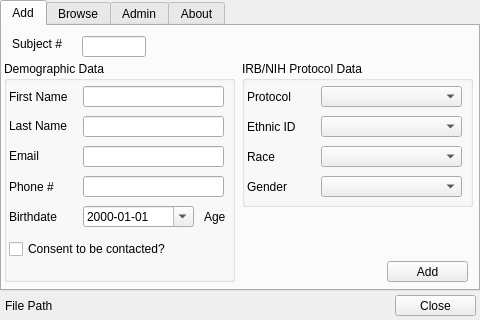
<?xml version="1.0" encoding="UTF-8"?>
<ui version="4.0">
 <class>Form</class>
 <widget class="QWidget" name="Form">
  <property name="geometry">
   <rect>
    <x>0</x>
    <y>0</y>
    <width>480</width>
    <height>320</height>
   </rect>
  </property>
  <property name="sizePolicy">
   <sizepolicy hsizetype="Preferred" vsizetype="Preferred">
    <horstretch>0</horstretch>
    <verstretch>0</verstretch>
   </sizepolicy>
  </property>
  <property name="windowTitle">
   <string>Form</string>
  </property>
  <widget class="QTabWidget" name="tabWidget">
   <property name="geometry">
    <rect>
     <x>0</x>
     <y>0</y>
     <width>480</width>
     <height>291</height>
    </rect>
   </property>
   <property name="currentIndex">
    <number>0</number>
   </property>
   <widget class="QWidget" name="tab">
    <attribute name="title">
     <string>Add</string>
    </attribute>
    <widget class="QLabel" name="label_6">
     <property name="geometry">
      <rect>
       <x>10</x>
       <y>10</y>
       <width>71</width>
       <height>16</height>
      </rect>
     </property>
     <property name="text">
      <string>Subject #</string>
     </property>
    </widget>
    <widget class="QLineEdit" name="add_subject_lineEdit">
     <property name="geometry">
      <rect>
       <x>80</x>
       <y>10</y>
       <width>64</width>
       <height>21</height>
      </rect>
     </property>
     <property name="readOnly">
      <bool>false</bool>
     </property>
    </widget>
    <widget class="QPushButton" name="add_pushButton">
     <property name="geometry">
      <rect>
       <x>385</x>
       <y>235</y>
       <width>81</width>
       <height>21</height>
      </rect>
     </property>
     <property name="text">
      <string>Add</string>
     </property>
    </widget>
    <widget class="QGroupBox" name="groupBox_6">
     <property name="geometry">
      <rect>
       <x>2</x>
       <y>35</y>
       <width>231</width>
       <height>221</height>
      </rect>
     </property>
     <property name="title">
      <string>Demographic Data</string>
     </property>
     <widget class="QLabel" name="label_3">
      <property name="geometry">
       <rect>
        <x>5</x>
        <y>87</y>
        <width>71</width>
        <height>16</height>
       </rect>
      </property>
      <property name="text">
       <string>Email</string>
      </property>
     </widget>
     <widget class="QDateEdit" name="add_birthdate_dateEdit">
      <property name="geometry">
       <rect>
        <x>79</x>
        <y>145</y>
        <width>111</width>
        <height>21</height>
       </rect>
      </property>
      <property name="displayFormat">
       <string>yyyy-MM-dd</string>
      </property>
      <property name="calendarPopup">
       <bool>true</bool>
      </property>
     </widget>
     <widget class="QLabel" name="label_4">
      <property name="geometry">
       <rect>
        <x>5</x>
        <y>118</y>
        <width>71</width>
        <height>16</height>
       </rect>
      </property>
      <property name="text">
       <string>Phone #</string>
      </property>
     </widget>
     <widget class="QLineEdit" name="add_lname_lineEdit">
      <property name="geometry">
       <rect>
        <x>79</x>
        <y>55</y>
        <width>141</width>
        <height>21</height>
       </rect>
      </property>
     </widget>
     <widget class="QLabel" name="label_5">
      <property name="geometry">
       <rect>
        <x>5</x>
        <y>148</y>
        <width>71</width>
        <height>16</height>
       </rect>
      </property>
      <property name="text">
       <string>Birthdate</string>
      </property>
     </widget>
     <widget class="QLabel" name="label_2">
      <property name="geometry">
       <rect>
        <x>5</x>
        <y>57</y>
        <width>71</width>
        <height>16</height>
       </rect>
      </property>
      <property name="text">
       <string>Last Name</string>
      </property>
     </widget>
     <widget class="QLineEdit" name="add_email_lineEdit">
      <property name="geometry">
       <rect>
        <x>79</x>
        <y>85</y>
        <width>141</width>
        <height>21</height>
       </rect>
      </property>
     </widget>
     <widget class="QLineEdit" name="add_phone_lineEdit">
      <property name="geometry">
       <rect>
        <x>79</x>
        <y>115</y>
        <width>141</width>
        <height>21</height>
       </rect>
      </property>
     </widget>
     <widget class="QLabel" name="label">
      <property name="geometry">
       <rect>
        <x>5</x>
        <y>25</y>
        <width>71</width>
        <height>21</height>
       </rect>
      </property>
      <property name="text">
       <string>First Name</string>
      </property>
     </widget>
     <widget class="QLineEdit" name="add_fname_lineEdit">
      <property name="geometry">
       <rect>
        <x>79</x>
        <y>25</y>
        <width>141</width>
        <height>21</height>
       </rect>
      </property>
     </widget>
     <widget class="QCheckBox" name="add_contact_checkBox">
      <property name="geometry">
       <rect>
        <x>5</x>
        <y>175</y>
        <width>196</width>
        <height>26</height>
       </rect>
      </property>
      <property name="text">
       <string>Consent to be contacted?</string>
      </property>
     </widget>
     <widget class="QLabel" name="add_age_label">
      <property name="geometry">
       <rect>
        <x>200</x>
        <y>148</y>
        <width>51</width>
        <height>16</height>
       </rect>
      </property>
      <property name="text">
       <string>Age</string>
      </property>
     </widget>
    </widget>
    <widget class="QGroupBox" name="groupBox_7">
     <property name="geometry">
      <rect>
       <x>240</x>
       <y>35</y>
       <width>231</width>
       <height>146</height>
      </rect>
     </property>
     <property name="title">
      <string>IRB/NIH Protocol Data</string>
     </property>
     <widget class="QComboBox" name="add_protocol_comboBox">
      <property name="geometry">
       <rect>
        <x>79</x>
        <y>25</y>
        <width>141</width>
        <height>21</height>
       </rect>
      </property>
     </widget>
     <widget class="QLabel" name="label_7">
      <property name="geometry">
       <rect>
        <x>5</x>
        <y>58</y>
        <width>71</width>
        <height>16</height>
       </rect>
      </property>
      <property name="text">
       <string>Ethnic ID</string>
      </property>
     </widget>
     <widget class="QComboBox" name="add_gender_comboBox">
      <property name="geometry">
       <rect>
        <x>79</x>
        <y>115</y>
        <width>141</width>
        <height>21</height>
       </rect>
      </property>
     </widget>
     <widget class="QComboBox" name="add_ethnic_id_comboBox">
      <property name="geometry">
       <rect>
        <x>79</x>
        <y>55</y>
        <width>141</width>
        <height>21</height>
       </rect>
      </property>
     </widget>
     <widget class="QLabel" name="label_8">
      <property name="geometry">
       <rect>
        <x>5</x>
        <y>88</y>
        <width>71</width>
        <height>16</height>
       </rect>
      </property>
      <property name="text">
       <string>Race</string>
      </property>
     </widget>
     <widget class="QComboBox" name="add_race_comboBox">
      <property name="geometry">
       <rect>
        <x>79</x>
        <y>85</y>
        <width>141</width>
        <height>21</height>
       </rect>
      </property>
     </widget>
     <widget class="QLabel" name="label_9">
      <property name="geometry">
       <rect>
        <x>5</x>
        <y>118</y>
        <width>71</width>
        <height>16</height>
       </rect>
      </property>
      <property name="text">
       <string>Gender</string>
      </property>
     </widget>
     <widget class="QLabel" name="label_12">
      <property name="geometry">
       <rect>
        <x>5</x>
        <y>28</y>
        <width>71</width>
        <height>16</height>
       </rect>
      </property>
      <property name="text">
       <string>Protocol</string>
      </property>
     </widget>
    </widget>
   </widget>
   <widget class="QWidget" name="tab_2">
    <attribute name="title">
     <string>Browse</string>
    </attribute>
    <widget class="QComboBox" name="edit_subject_list_comboBox">
     <property name="geometry">
      <rect>
       <x>225</x>
       <y>10</y>
       <width>201</width>
       <height>21</height>
      </rect>
     </property>
    </widget>
    <widget class="QLineEdit" name="edit_search_lineEdit">
     <property name="geometry">
      <rect>
       <x>25</x>
       <y>10</y>
       <width>171</width>
       <height>21</height>
      </rect>
     </property>
     <property name="toolTip">
      <string/>
     </property>
    </widget>
    <widget class="QLabel" name="edit_find_label">
     <property name="geometry">
      <rect>
       <x>5</x>
       <y>10</y>
       <width>21</width>
       <height>21</height>
      </rect>
     </property>
     <property name="text">
      <string>Search:</string>
     </property>
    </widget>
    <widget class="QLabel" name="edit_subjects_label">
     <property name="geometry">
      <rect>
       <x>205</x>
       <y>10</y>
       <width>21</width>
       <height>21</height>
      </rect>
     </property>
     <property name="text">
      <string>Subject:</string>
     </property>
    </widget>
    <widget class="QGroupBox" name="groupBox">
     <property name="geometry">
      <rect>
       <x>0</x>
       <y>35</y>
       <width>181</width>
       <height>226</height>
      </rect>
     </property>
     <property name="title">
      <string>Demographic Data</string>
     </property>
     <property name="checkable">
      <bool>false</bool>
     </property>
     <widget class="QLabel" name="edit_email_label">
      <property name="geometry">
       <rect>
        <x>5</x>
        <y>40</y>
        <width>171</width>
        <height>16</height>
       </rect>
      </property>
      <property name="text">
       <string>Email</string>
      </property>
     </widget>
     <widget class="QLabel" name="edit_phone_label">
      <property name="geometry">
       <rect>
        <x>5</x>
        <y>60</y>
        <width>171</width>
        <height>16</height>
       </rect>
      </property>
      <property name="text">
       <string>Phone</string>
      </property>
     </widget>
     <widget class="QLabel" name="edit_name_label">
      <property name="geometry">
       <rect>
        <x>5</x>
        <y>20</y>
        <width>171</width>
        <height>16</height>
       </rect>
      </property>
      <property name="text">
       <string>Name</string>
      </property>
     </widget>
     <widget class="QCheckBox" name="edit_contact_checkBox">
      <property name="geometry">
       <rect>
        <x>80</x>
        <y>95</y>
        <width>76</width>
        <height>20</height>
       </rect>
      </property>
      <property name="text">
       <string>Contact?</string>
      </property>
     </widget>
     <widget class="QLabel" name="edit_dob_label">
      <property name="geometry">
       <rect>
        <x>5</x>
        <y>80</y>
        <width>96</width>
        <height>16</height>
       </rect>
      </property>
      <property name="text">
       <string>DOB</string>
      </property>
     </widget>
     <widget class="QPlainTextEdit" name="edit_notes_plainTextEdit">
      <property name="geometry">
       <rect>
        <x>5</x>
        <y>130</y>
        <width>151</width>
        <height>91</height>
       </rect>
      </property>
     </widget>
     <widget class="QLabel" name="edit_notes_label">
      <property name="geometry">
       <rect>
        <x>5</x>
        <y>110</y>
        <width>191</width>
        <height>16</height>
       </rect>
      </property>
      <property name="text">
       <string>Notes:</string>
      </property>
     </widget>
    </widget>
    <widget class="QGroupBox" name="groupBox_8">
     <property name="geometry">
      <rect>
       <x>292</x>
       <y>35</y>
       <width>181</width>
       <height>226</height>
      </rect>
     </property>
     <property name="title">
      <string>User Data</string>
     </property>
     <widget class="QTableWidget" name="edit_user_tableWidget">
      <property name="geometry">
       <rect>
        <x>2</x>
        <y>20</y>
        <width>179</width>
        <height>176</height>
       </rect>
      </property>
      <property name="minimumSize">
       <size>
        <width>179</width>
        <height>0</height>
       </size>
      </property>
      <property name="verticalScrollBarPolicy">
       <enum>Qt::ScrollBarAlwaysOn</enum>
      </property>
      <property name="horizontalScrollBarPolicy">
       <enum>Qt::ScrollBarAlwaysOff</enum>
      </property>
      <property name="selectionBehavior">
       <enum>QAbstractItemView::SelectRows</enum>
      </property>
      <attribute name="horizontalHeaderDefaultSectionSize">
       <number>60</number>
      </attribute>
      <attribute name="horizontalHeaderMinimumSectionSize">
       <number>24</number>
      </attribute>
      <attribute name="horizontalHeaderStretchLastSection">
       <bool>true</bool>
      </attribute>
      <attribute name="verticalHeaderVisible">
       <bool>false</bool>
      </attribute>
      <attribute name="verticalHeaderDefaultSectionSize">
       <number>18</number>
      </attribute>
      <column>
       <property name="text">
        <string>Name</string>
       </property>
      </column>
      <column>
       <property name="text">
        <string>Value</string>
       </property>
      </column>
     </widget>
     <widget class="QLabel" name="edit_data_changed_label">
      <property name="geometry">
       <rect>
        <x>15</x>
        <y>200</y>
        <width>71</width>
        <height>21</height>
       </rect>
      </property>
      <property name="toolTip">
       <string/>
      </property>
      <property name="text">
       <string>Modified</string>
      </property>
      <property name="alignment">
       <set>Qt::AlignCenter</set>
      </property>
     </widget>
     <widget class="QPushButton" name="edit_pushButton">
      <property name="geometry">
       <rect>
        <x>100</x>
        <y>200</y>
        <width>81</width>
        <height>21</height>
       </rect>
      </property>
      <property name="text">
       <string>Save</string>
      </property>
     </widget>
    </widget>
    <widget class="QPushButton" name="edit_search_back_pushButton">
     <property name="geometry">
      <rect>
       <x>430</x>
       <y>10</y>
       <width>21</width>
       <height>21</height>
      </rect>
     </property>
     <property name="palette">
      <palette>
       <active>
        <colorrole role="WindowText">
         <brush brushstyle="SolidPattern">
          <color alpha="255">
           <red>0</red>
           <green>0</green>
           <blue>255</blue>
          </color>
         </brush>
        </colorrole>
        <colorrole role="Text">
         <brush brushstyle="SolidPattern">
          <color alpha="255">
           <red>0</red>
           <green>0</green>
           <blue>255</blue>
          </color>
         </brush>
        </colorrole>
        <colorrole role="ButtonText">
         <brush brushstyle="SolidPattern">
          <color alpha="255">
           <red>0</red>
           <green>0</green>
           <blue>255</blue>
          </color>
         </brush>
        </colorrole>
       </active>
       <inactive>
        <colorrole role="WindowText">
         <brush brushstyle="SolidPattern">
          <color alpha="255">
           <red>0</red>
           <green>0</green>
           <blue>255</blue>
          </color>
         </brush>
        </colorrole>
        <colorrole role="Text">
         <brush brushstyle="SolidPattern">
          <color alpha="255">
           <red>0</red>
           <green>0</green>
           <blue>255</blue>
          </color>
         </brush>
        </colorrole>
        <colorrole role="ButtonText">
         <brush brushstyle="SolidPattern">
          <color alpha="255">
           <red>0</red>
           <green>0</green>
           <blue>255</blue>
          </color>
         </brush>
        </colorrole>
       </inactive>
       <disabled>
        <colorrole role="WindowText">
         <brush brushstyle="SolidPattern">
          <color alpha="255">
           <red>0</red>
           <green>0</green>
           <blue>255</blue>
          </color>
         </brush>
        </colorrole>
        <colorrole role="Text">
         <brush brushstyle="SolidPattern">
          <color alpha="255">
           <red>0</red>
           <green>0</green>
           <blue>255</blue>
          </color>
         </brush>
        </colorrole>
        <colorrole role="ButtonText">
         <brush brushstyle="SolidPattern">
          <color alpha="255">
           <red>0</red>
           <green>0</green>
           <blue>255</blue>
          </color>
         </brush>
        </colorrole>
       </disabled>
      </palette>
     </property>
     <property name="font">
      <font>
       <pointsize>12</pointsize>
       <weight>75</weight>
       <bold>true</bold>
      </font>
     </property>
     <property name="toolTip">
      <string/>
     </property>
     <property name="styleSheet">
      <string notr="true">QPushButton {color: blue; padding: 0px;}</string>
     </property>
     <property name="text">
      <string>&lt;</string>
     </property>
    </widget>
    <widget class="QPushButton" name="edit_search_fwd_pushButton">
     <property name="geometry">
      <rect>
       <x>450</x>
       <y>10</y>
       <width>21</width>
       <height>21</height>
      </rect>
     </property>
     <property name="palette">
      <palette>
       <active>
        <colorrole role="WindowText">
         <brush brushstyle="SolidPattern">
          <color alpha="255">
           <red>0</red>
           <green>0</green>
           <blue>255</blue>
          </color>
         </brush>
        </colorrole>
        <colorrole role="Text">
         <brush brushstyle="SolidPattern">
          <color alpha="255">
           <red>0</red>
           <green>0</green>
           <blue>255</blue>
          </color>
         </brush>
        </colorrole>
        <colorrole role="ButtonText">
         <brush brushstyle="SolidPattern">
          <color alpha="255">
           <red>0</red>
           <green>0</green>
           <blue>255</blue>
          </color>
         </brush>
        </colorrole>
       </active>
       <inactive>
        <colorrole role="WindowText">
         <brush brushstyle="SolidPattern">
          <color alpha="255">
           <red>0</red>
           <green>0</green>
           <blue>255</blue>
          </color>
         </brush>
        </colorrole>
        <colorrole role="Text">
         <brush brushstyle="SolidPattern">
          <color alpha="255">
           <red>0</red>
           <green>0</green>
           <blue>255</blue>
          </color>
         </brush>
        </colorrole>
        <colorrole role="ButtonText">
         <brush brushstyle="SolidPattern">
          <color alpha="255">
           <red>0</red>
           <green>0</green>
           <blue>255</blue>
          </color>
         </brush>
        </colorrole>
       </inactive>
       <disabled>
        <colorrole role="WindowText">
         <brush brushstyle="SolidPattern">
          <color alpha="255">
           <red>0</red>
           <green>0</green>
           <blue>255</blue>
          </color>
         </brush>
        </colorrole>
        <colorrole role="Text">
         <brush brushstyle="SolidPattern">
          <color alpha="255">
           <red>0</red>
           <green>0</green>
           <blue>255</blue>
          </color>
         </brush>
        </colorrole>
        <colorrole role="ButtonText">
         <brush brushstyle="SolidPattern">
          <color alpha="255">
           <red>0</red>
           <green>0</green>
           <blue>255</blue>
          </color>
         </brush>
        </colorrole>
       </disabled>
      </palette>
     </property>
     <property name="font">
      <font>
       <pointsize>12</pointsize>
       <weight>75</weight>
       <bold>true</bold>
      </font>
     </property>
     <property name="toolTip">
      <string/>
     </property>
     <property name="styleSheet">
      <string notr="true">QPushButton {color: blue; padding: 0px;}</string>
     </property>
     <property name="text">
      <string>&gt;</string>
     </property>
    </widget>
    <widget class="QGroupBox" name="groupBox_9">
     <property name="geometry">
      <rect>
       <x>160</x>
       <y>35</y>
       <width>131</width>
       <height>131</height>
      </rect>
     </property>
     <property name="title">
      <string>Protocols</string>
     </property>
     <widget class="QDateEdit" name="edit_protocol_date_dateEdit">
      <property name="geometry">
       <rect>
        <x>0</x>
        <y>104</y>
        <width>111</width>
        <height>21</height>
       </rect>
      </property>
      <property name="displayFormat">
       <string>yyyy-MM-dd</string>
      </property>
      <property name="calendarPopup">
       <bool>true</bool>
      </property>
     </widget>
     <widget class="QListWidget" name="edit_protocol_listWidget">
      <property name="geometry">
       <rect>
        <x>0</x>
        <y>20</y>
        <width>131</width>
        <height>81</height>
       </rect>
      </property>
      <property name="verticalScrollBarPolicy">
       <enum>Qt::ScrollBarAlwaysOn</enum>
      </property>
     </widget>
     <widget class="QPushButton" name="edit_protocol_date_remove_pushButton">
      <property name="geometry">
       <rect>
        <x>110</x>
        <y>104</y>
        <width>21</width>
        <height>21</height>
       </rect>
      </property>
      <property name="font">
       <font>
        <pointsize>12</pointsize>
        <weight>75</weight>
        <bold>true</bold>
       </font>
      </property>
      <property name="styleSheet">
       <string notr="true">QPushButton {color: red; padding: 0px;}</string>
      </property>
      <property name="text">
       <string>x</string>
      </property>
     </widget>
    </widget>
    <widget class="QGroupBox" name="groupBox_10">
     <property name="geometry">
      <rect>
       <x>160</x>
       <y>165</y>
       <width>131</width>
       <height>96</height>
      </rect>
     </property>
     <property name="title">
      <string>Reports</string>
     </property>
     <widget class="QListWidget" name="edit_reports_listWidget">
      <property name="geometry">
       <rect>
        <x>0</x>
        <y>20</y>
        <width>131</width>
        <height>71</height>
       </rect>
      </property>
      <property name="verticalScrollBarPolicy">
       <enum>Qt::ScrollBarAlwaysOn</enum>
      </property>
     </widget>
     <widget class="QPushButton" name="edit_reports_run_pushButton">
      <property name="geometry">
       <rect>
        <x>90</x>
        <y>104</y>
        <width>21</width>
        <height>21</height>
       </rect>
      </property>
      <property name="text">
       <string>&gt;</string>
      </property>
     </widget>
    </widget>
   </widget>
   <widget class="QWidget" name="tab_3">
    <attribute name="title">
     <string>Admin</string>
    </attribute>
    <widget class="QGroupBox" name="groupBox_2">
     <property name="geometry">
      <rect>
       <x>159</x>
       <y>0</y>
       <width>155</width>
       <height>121</height>
      </rect>
     </property>
     <property name="styleSheet">
      <string notr="true"/>
     </property>
     <property name="title">
      <string>Manage Protocols</string>
     </property>
     <widget class="QPushButton" name="admin_protocols_remove_pushButton">
      <property name="geometry">
       <rect>
        <x>106</x>
        <y>95</y>
        <width>21</width>
        <height>21</height>
       </rect>
      </property>
      <property name="font">
       <font>
        <pointsize>12</pointsize>
        <weight>75</weight>
        <bold>true</bold>
       </font>
      </property>
      <property name="styleSheet">
       <string notr="true">QPushButton {color: red; padding: 0px;}</string>
      </property>
      <property name="text">
       <string>x</string>
      </property>
     </widget>
     <widget class="QPushButton" name="admin_protocols_add_pushButton">
      <property name="geometry">
       <rect>
        <x>131</x>
        <y>95</y>
        <width>21</width>
        <height>21</height>
       </rect>
      </property>
      <property name="font">
       <font>
        <pointsize>12</pointsize>
        <weight>75</weight>
        <bold>true</bold>
       </font>
      </property>
      <property name="styleSheet">
       <string notr="true">QPushButton {color: green; padding: 0px;}</string>
      </property>
      <property name="text">
       <string>+</string>
      </property>
     </widget>
     <widget class="QListWidget" name="admin_protocols_listWidget">
      <property name="geometry">
       <rect>
        <x>0</x>
        <y>20</y>
        <width>151</width>
        <height>71</height>
       </rect>
      </property>
      <property name="verticalScrollBarPolicy">
       <enum>Qt::ScrollBarAlwaysOn</enum>
      </property>
     </widget>
    </widget>
    <widget class="QGroupBox" name="groupBox_3">
     <property name="geometry">
      <rect>
       <x>316</x>
       <y>0</y>
       <width>155</width>
       <height>261</height>
      </rect>
     </property>
     <property name="styleSheet">
      <string notr="true"/>
     </property>
     <property name="title">
      <string>Manage Variables</string>
     </property>
     <widget class="QPushButton" name="admin_user_remove_pushButton">
      <property name="geometry">
       <rect>
        <x>110</x>
        <y>235</y>
        <width>21</width>
        <height>21</height>
       </rect>
      </property>
      <property name="font">
       <font>
        <pointsize>12</pointsize>
        <weight>75</weight>
        <bold>true</bold>
       </font>
      </property>
      <property name="styleSheet">
       <string notr="true">QPushButton {color: red; padding: 0px;}</string>
      </property>
      <property name="text">
       <string>x</string>
      </property>
     </widget>
     <widget class="QPushButton" name="admin_user_add_pushButton">
      <property name="geometry">
       <rect>
        <x>135</x>
        <y>235</y>
        <width>21</width>
        <height>21</height>
       </rect>
      </property>
      <property name="font">
       <font>
        <pointsize>12</pointsize>
        <weight>75</weight>
        <bold>true</bold>
       </font>
      </property>
      <property name="styleSheet">
       <string notr="true">QPushButton {color: green; padding: 0px;}</string>
      </property>
      <property name="text">
       <string>+</string>
      </property>
     </widget>
     <widget class="QListWidget" name="admin_user_listWidget">
      <property name="geometry">
       <rect>
        <x>0</x>
        <y>20</y>
        <width>154</width>
        <height>211</height>
       </rect>
      </property>
      <property name="verticalScrollBarPolicy">
       <enum>Qt::ScrollBarAlwaysOn</enum>
      </property>
     </widget>
     <widget class="QPushButton" name="admin_user_export_pushButton">
      <property name="geometry">
       <rect>
        <x>75</x>
        <y>235</y>
        <width>21</width>
        <height>21</height>
       </rect>
      </property>
      <property name="font">
       <font>
        <pointsize>12</pointsize>
        <weight>75</weight>
        <bold>true</bold>
       </font>
      </property>
      <property name="styleSheet">
       <string notr="true">QPushButton {color: red; padding: 0px;}</string>
      </property>
      <property name="text">
       <string>^</string>
      </property>
     </widget>
     <widget class="QPushButton" name="admin_user_import_pushButton">
      <property name="geometry">
       <rect>
        <x>50</x>
        <y>235</y>
        <width>21</width>
        <height>21</height>
       </rect>
      </property>
      <property name="font">
       <font>
        <pointsize>12</pointsize>
        <weight>75</weight>
        <bold>true</bold>
       </font>
      </property>
      <property name="styleSheet">
       <string notr="true">QPushButton {color: red; padding: 0px;}</string>
      </property>
      <property name="text">
       <string>v</string>
      </property>
     </widget>
    </widget>
    <widget class="QGroupBox" name="groupBox_4">
     <property name="geometry">
      <rect>
       <x>2</x>
       <y>0</y>
       <width>141</width>
       <height>101</height>
      </rect>
     </property>
     <property name="styleSheet">
      <string notr="true"/>
     </property>
     <property name="title">
      <string>Manage Database</string>
     </property>
     <widget class="QPushButton" name="admin_db_export_schema_pushButton">
      <property name="geometry">
       <rect>
        <x>5</x>
        <y>48</y>
        <width>136</width>
        <height>21</height>
       </rect>
      </property>
      <property name="text">
       <string>Export Data...</string>
      </property>
     </widget>
     <widget class="QPushButton" name="admin_db_import_schema_pushButton">
      <property name="geometry">
       <rect>
        <x>5</x>
        <y>75</y>
        <width>136</width>
        <height>21</height>
       </rect>
      </property>
      <property name="text">
       <string>Import Data...</string>
      </property>
     </widget>
     <widget class="QPushButton" name="admin_db_open_pushButton">
      <property name="geometry">
       <rect>
        <x>5</x>
        <y>21</y>
        <width>136</width>
        <height>21</height>
       </rect>
      </property>
      <property name="text">
       <string>Create/Open...</string>
      </property>
     </widget>
    </widget>
    <widget class="QGroupBox" name="groupBox_5">
     <property name="geometry">
      <rect>
       <x>159</x>
       <y>118</y>
       <width>151</width>
       <height>141</height>
      </rect>
     </property>
     <property name="styleSheet">
      <string notr="true"/>
     </property>
     <property name="title">
      <string>Manage Reports</string>
     </property>
     <widget class="QPushButton" name="admin_reports_remove_pushButton">
      <property name="geometry">
       <rect>
        <x>105</x>
        <y>117</y>
        <width>21</width>
        <height>21</height>
       </rect>
      </property>
      <property name="font">
       <font>
        <pointsize>12</pointsize>
        <weight>75</weight>
        <bold>true</bold>
       </font>
      </property>
      <property name="styleSheet">
       <string notr="true">QPushButton {color: red; padding: 0px;}</string>
      </property>
      <property name="text">
       <string>x</string>
      </property>
     </widget>
     <widget class="QPushButton" name="admin_reports_add_pushButton">
      <property name="geometry">
       <rect>
        <x>130</x>
        <y>117</y>
        <width>21</width>
        <height>21</height>
       </rect>
      </property>
      <property name="font">
       <font>
        <pointsize>12</pointsize>
        <weight>75</weight>
        <bold>true</bold>
       </font>
      </property>
      <property name="styleSheet">
       <string notr="true">QPushButton {color: green; padding: 0px;}</string>
      </property>
      <property name="text">
       <string>+</string>
      </property>
     </widget>
     <widget class="QListWidget" name="admin_reports_listWidget">
      <property name="geometry">
       <rect>
        <x>0</x>
        <y>20</y>
        <width>151</width>
        <height>71</height>
       </rect>
      </property>
      <property name="toolTip">
       <string/>
      </property>
      <property name="verticalScrollBarPolicy">
       <enum>Qt::ScrollBarAlwaysOn</enum>
      </property>
     </widget>
     <widget class="QLineEdit" name="admin_reports_script_lineEdit">
      <property name="geometry">
       <rect>
        <x>0</x>
        <y>93</y>
        <width>151</width>
        <height>21</height>
       </rect>
      </property>
      <property name="toolTip">
       <string/>
      </property>
     </widget>
     <widget class="QPushButton" name="admin_reports_run_pushButton">
      <property name="geometry">
       <rect>
        <x>70</x>
        <y>117</y>
        <width>21</width>
        <height>21</height>
       </rect>
      </property>
      <property name="font">
       <font>
        <pointsize>12</pointsize>
        <weight>75</weight>
        <bold>true</bold>
       </font>
      </property>
      <property name="styleSheet">
       <string notr="true">QPushButton {color: green; padding: 0px;}</string>
      </property>
      <property name="text">
       <string>&gt;</string>
      </property>
     </widget>
    </widget>
   </widget>
   <widget class="QWidget" name="tab_4">
    <attribute name="title">
     <string>About</string>
    </attribute>
    <widget class="QTextEdit" name="about_textedit">
     <property name="geometry">
      <rect>
       <x>15</x>
       <y>20</y>
       <width>446</width>
       <height>221</height>
      </rect>
     </property>
     <property name="styleSheet">
      <string notr="true"/>
     </property>
     <property name="readOnly">
      <bool>true</bool>
     </property>
     <property name="cursorWidth">
      <number>1</number>
     </property>
    </widget>
   </widget>
  </widget>
  <widget class="QPushButton" name="close_pushButton">
   <property name="geometry">
    <rect>
     <x>395</x>
     <y>295</y>
     <width>81</width>
     <height>21</height>
    </rect>
   </property>
   <property name="text">
    <string>Close</string>
   </property>
  </widget>
  <widget class="QLabel" name="filePath_label">
   <property name="geometry">
    <rect>
     <x>5</x>
     <y>298</y>
     <width>391</width>
     <height>16</height>
    </rect>
   </property>
   <property name="layoutDirection">
    <enum>Qt::RightToLeft</enum>
   </property>
   <property name="text">
    <string>File Path</string>
   </property>
  </widget>
 </widget>
 <tabstops>
  <tabstop>add_fname_lineEdit</tabstop>
  <tabstop>add_lname_lineEdit</tabstop>
  <tabstop>add_email_lineEdit</tabstop>
  <tabstop>add_phone_lineEdit</tabstop>
  <tabstop>add_birthdate_dateEdit</tabstop>
  <tabstop>add_protocol_comboBox</tabstop>
  <tabstop>add_ethnic_id_comboBox</tabstop>
  <tabstop>add_race_comboBox</tabstop>
  <tabstop>add_gender_comboBox</tabstop>
  <tabstop>add_contact_checkBox</tabstop>
  <tabstop>add_pushButton</tabstop>
  <tabstop>add_subject_lineEdit</tabstop>
  <tabstop>tabWidget</tabstop>
  <tabstop>edit_search_lineEdit</tabstop>
  <tabstop>edit_subject_list_comboBox</tabstop>
  <tabstop>edit_user_tableWidget</tabstop>
  <tabstop>admin_reports_listWidget</tabstop>
  <tabstop>admin_reports_add_pushButton</tabstop>
  <tabstop>admin_reports_remove_pushButton</tabstop>
  <tabstop>admin_protocols_listWidget</tabstop>
  <tabstop>admin_protocols_add_pushButton</tabstop>
  <tabstop>admin_protocols_remove_pushButton</tabstop>
  <tabstop>admin_user_listWidget</tabstop>
  <tabstop>admin_user_add_pushButton</tabstop>
  <tabstop>admin_user_remove_pushButton</tabstop>
  <tabstop>close_pushButton</tabstop>
  <tabstop>edit_search_back_pushButton</tabstop>
  <tabstop>edit_search_fwd_pushButton</tabstop>
  <tabstop>edit_protocol_date_dateEdit</tabstop>
  <tabstop>edit_protocol_listWidget</tabstop>
  <tabstop>edit_protocol_date_remove_pushButton</tabstop>
  <tabstop>edit_reports_listWidget</tabstop>
  <tabstop>edit_reports_run_pushButton</tabstop>
  <tabstop>admin_db_export_schema_pushButton</tabstop>
 </tabstops>
 <resources/>
 <connections>
  <connection>
   <sender>close_pushButton</sender>
   <signal>clicked()</signal>
   <receiver>Form</receiver>
   <slot>close()</slot>
   <hints>
    <hint type="sourcelabel">
     <x>467</x>
     <y>341</y>
    </hint>
    <hint type="destinationlabel">
     <x>424</x>
     <y>335</y>
    </hint>
   </hints>
  </connection>
 </connections>
</ui>
